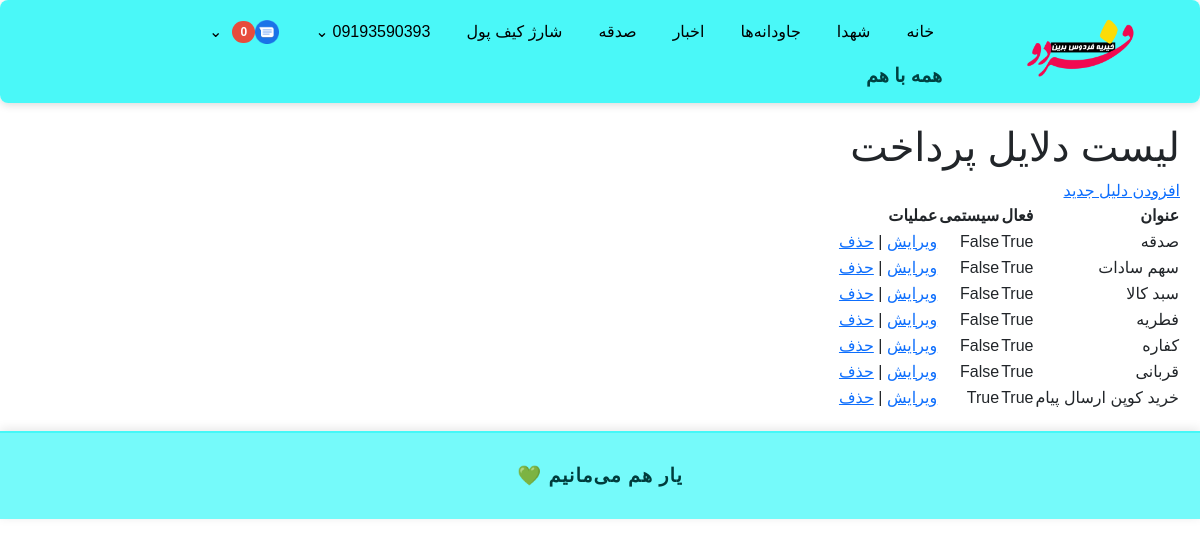
/donate/causes/ (signed in), run on the app's committed database.
### accounts/models.py (models this page shows, shortened)
class User(AbstractBaseUser, PermissionsMixin):
    GENDER_CHOICES = (
        ('M', 'مرد'),
        ('F', 'زن'),
    )
    phone = models.CharField(max_length=11, unique=True)
    first_name = models.CharField(max_length=100, blank=True)
    last_name = models.CharField(max_length=100, blank=True)
    national_code = models.CharField(max_length=10, blank=True)
    image = models.ImageField(upload_to='profiles/', blank=True, null=True)
    gender = models.CharField(max_length=1, choices=GENDER_CHOICES, blank=True, null=True)
    is_active = models.BooleanField(default=True)
    is_staff = models.BooleanField(default=False)
    is_profile_completed = models.BooleanField(default=False)
    allowed_categories = models.ManyToManyField(
        'news.Category',
        related_name='allowed_users',
        blank=True,
        verbose_name='دسته‌بندی‌های مجاز برای ارسال خبر'
    )
    groups = models.ManyToManyField(
        'auth.Group',
        related_name='accounts_user_set',
        blank=True
    )
    user_permissions = models.ManyToManyField(
        'auth.Permission',
        related_name='accounts_user_permissions_set',
        blank=True
    )
    objects = UserManager()
    USERNAME_FIELD = 'phone'
    def get_full_name(self):
        return f"{self.first_name} {self.last_name}".strip()

### donation/models.py (models this page shows, shortened)
class DonationCause(models.Model):
    code = models.CharField(
        max_length=50,
        unique=True,
        blank=True,
        verbose_name="کد (انگلیسی یا لاتین)"
    )
    title = models.CharField(
        max_length=100,
        verbose_name="عنوان (فارسی)"
    )
    is_active = models.BooleanField(
        default=True,
        verbose_name="فعال است؟"
    )
    is_system = models.BooleanField(
        default=False,
        verbose_name="سیستمی (برای استفاده داخلی سایت)"
    )
    class Meta:
        verbose_name = "علت صدقه"
        verbose_name_plural = "علل صدقه"

### donation/views.py (the view)
# urls.py: path('causes/', views.donationcause_list, name='donationcause_list'),
@staff_member_required
def donationcause_list(request):
    causes = DonationCause.objects.all()
    return render(request, 'donation/donationcause_list.html', {'causes': causes})

### notification/templatetags/notification_tags.py (called while the page is built)
@register.simple_tag(takes_context=True)
def is_notification_manager(context):
    request = context.get("request")
    user = getattr(request, "user", None)
    if user and user.is_authenticated:
        return NotificationGroup.objects.filter(managers=user).exists()
    return False

### templates/donation/donationcause_list.html
{% extends 'base.html' %}
{% block content %}
<h1>لیست دلایل پرداخت</h1>
<a href="{% url 'donation:donationcause_create' %}">افزودن دلیل جدید</a>
<table>
    <thead>
        <tr>
            <th>عنوان</th>
            <th>فعال</th>
            <th>سیستمی</th>
            <th>عملیات</th>
        </tr>
    </thead>
    <tbody>
        {% for cause in causes %}
        <tr>
            <td>{{ cause.title }}</td>
            <td>{{ cause.is_active }}</td>
            <td>{{ cause.is_system }}</td>
            <td>
                <a href="{% url 'donation:donationcause_edit' cause.pk %}">ویرایش</a>
                |
                <a href="{% url 'donation:donationcause_delete' cause.pk %}">حذف</a>
            </td>
        </tr>
        {% empty %}
        <tr><td colspan="3">دلیلی وجود ندارد.</td></tr>
        {% endfor %}
    </tbody>
</table>
{% endblock %}

### templates/base.html (shortened to what this page needs)
<!DOCTYPE html>
{% load static %}
{% load notification_tags %}
<html lang="fa">
<head>
    <link rel="stylesheet" href="{% static 'css/persian-datepicker.min.css' %}">
    <link href="https://cdn.jsdelivr.net/npm/bootstrap@5.3.0/dist/css/bootstrap.rtl.min.css" rel="stylesheet">
    <link href="https://cdn.jsdelivr.net/npm/bootstrap-icons@1.10.5/font/bootstrap-icons.css" rel="stylesheet">
    <link rel="stylesheet" href="https://cdn.jsdelivr.net/npm/persian-datepicker@1.2.0/dist/css/persian-datepicker.min.css">
</head>
<body>
    <header>
    <nav style="
        background-color: rgba(43, 247, 247, 0.85);
        display: flex;
        justify-content: space-between;
        align-items: stretch;
        padding: 12px 20px;
        box-shadow: 0 2px 8px rgba(0,0,0,0.15);
        border-radius: 8px;
        backdrop-filter: saturate(180%) blur(10px);
        -webkit-backdrop-filter: saturate(180%) blur(10px);
    ">
        <div style="
            flex: 0 0 auto;
            text-align: center;
            margin-left: 1cm;
            display: flex;
            flex-direction: column;
            justify-content: center;
            width: 200px;
            height: 70px;
        ">
            <a href="/" style="display: inline-block; width: 200px; height: 70px;">
                <img
                    src="{% static 'images/logo.png' %}"
                    alt="Logo"
                    width="200"
                    height="70"
                    style="display: block; width: 100%; height: 100%; object-fit: contain;"
                >
            </a>
        </div>
        <div style="flex: 1; display: flex; flex-direction: column; justify-content: center;">
            <ul style="
                display: flex;
                flex-wrap: wrap;
                justify-content: flex-start;
                gap: 20px;
                list-style: none;
                margin: 0;
                padding: 0;
            ">
                <li><a href="/">خانه</a></li>
                <li><a href="/martyrs/list/">شهدا</a></li>
                <li><a href="{% url 'eternals:list' %}">جاودانه‌ها</a></li>
                <li><a href="{% url 'news:news_list' %}">اخبار</a></li>
                <li><a href="{% url 'donation:donate' %}">صدقه</a></li>
                {% if user.is_authenticated %}
                    <li><a href="{% url 'wallet:charge_wallet' %}">شارژ کیف پول</a></li>
                {% else %}
                    <li><a href="{% url 'accounts:login' %}?next={% url 'wallet:charge_wallet' %}">شارژ کیف پول</a></li>
                    <li><a href="{% url 'accounts:login' %}?next={% url 'accounts:dashboard' %}">پروفایل</a></li>
                {% endif %}
                {% if user.is_authenticated %}
                    <li class="position-relative">
                        <a href="#" class="d-inline-flex align-items-center">
                            {% if user.gender == 'male' %}
                                آقای {{ user.last_name }}
                            {% elif user.gender == 'female' %}
                                خانم {{ user.last_name }}
                            {% else %}
                                {{ user.get_full_name|default:user.phone }}
                            {% endif %}
                            <span class="ms-1">⌄</span>
                        </a>
                    </li>
                    <li class="position-relative">
                        <a href="{% url 'notification:unread_notifications_list' %}" class="d-inline-flex align-items-center">
                            <img src="{% static 'images/message-icon.png' %}" alt="پیام‌ها" style="height: 24px;">
                            <span id="unread-notifications-count"
                                style="background-color: #e74c3c; color: white; border-radius: 12px; padding: 2px 8px;
                                        font-size: 12px; font-weight: 700; margin-left: 6px; min-width: 22px;
                                        text-align: center; display: inline-block;">
                                0
                            </span>
                            <span class="ms-1">⌄</span>
                        </a>
                            {% is_notification_manager as is_manager %}
                    </li>
                {% else %}
                    <li><a href="{% url 'accounts:login' %}">ورود</a></li>
                {% endif %}
            </ul>
            <div style="margin-top: 10px; font-weight: bold; font-size: 1.2em; color: #004141;">
                همه با هم
            </div>
        </div>
    </nav>
</header>
<main>
    {% block content %}{% endblock %}
</main>
<footer style="
    background-color: #2bf7f7a6;
    text-align: center;
    padding: 1.5em;
    font-family: 'Vazirmatn', sans-serif;
    font-size: 1.2em;
    font-weight: bold;
    color: #003c3c;
    box-shadow: 0 -2px 10px rgba(0, 0, 0, 0.1);
    border-top: 2px solid #2bf7f7a6;
    letter-spacing: 1px;
">
    یار هم می‌مانیم 💚
</footer>
</body>
</html>

### templates/base.html (style rules this page uses)
html, body { direction: rtl; font-family: sans-serif; margin: 0; padding: 0; background-color: #ffffff; overflow: visible !important; position: static !important; z-index: auto !important; }
main { padding: 20px; }
header { background-color: #ffffff; padding: 0; }
nav ul { list-style: none; display: flex; justify-content: flex-start; gap: 20px; padding: 0; margin: 0; }
nav ul li { position: relative; z-index: 9999; }
nav ul li a { color: #000; text-decoration: none; padding: 8px; display: block; }
footer { background-color: #333; color: white; padding: 10px 20px; }

### data on the page
User: get_full_name "09193590393"
DonationCause: title "صدقه", is_active "True", is_system "False"
DonationCause: title "سهم سادات", is_active "True", is_system "False"
DonationCause: title "سبد کالا", is_active "True", is_system "False"
DonationCause: title "فطریه", is_active "True", is_system "False"
DonationCause: title "کفاره", is_active "True", is_system "False"
DonationCause: title "قربانی", is_active "True", is_system "False"
DonationCause: title "خرید کوپن ارسال پیام", is_active "True", is_system "True"
